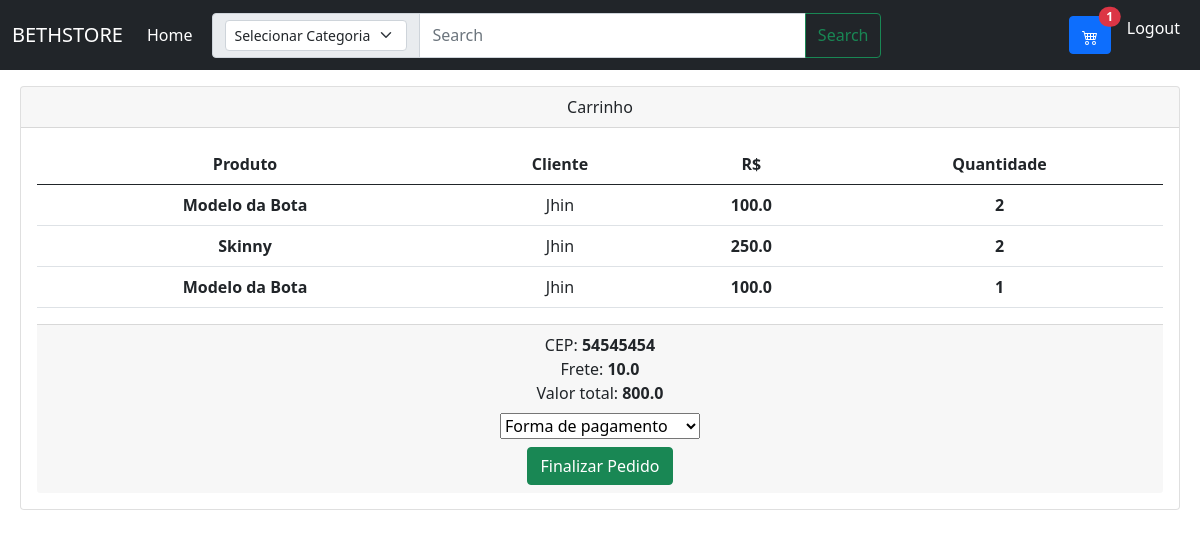
Page /carrinho (signed in) on the committed database.
### app/models/tables.py (models this page shows)
class Carrinho(db.Model):
    id = db.Column(db.Integer, primary_key = True, autoincrement = True)
    quantidade = db.Column(db.Integer)
    valor_frete = db.Column(db.Float)
    previsao_entrega = db.Column(db.Integer)
    id_cliente = db.Column(db.Integer, db.ForeignKey("cliente.id"))
    cliente = db.relationship("Cliente", foreign_keys = id_cliente)
    id_produto = db.Column(db.Integer, db.ForeignKey("produto.id"))
    produto = db.relationship("Produto", foreign_keys = id_produto)

class Produto(db.Model):
    id = db.Column(db.Integer, primary_key = True, autoincrement = True)
    marca = db.Column(db.String)
    modelo = db.Column(db.String)
    preco = db.Column(db.Float)
    tamanho = db.Column(db.String)
    quantidade = db.Column(db.Integer)
    inf_tecnica = db.Column(db.String)
    descricao = db.Column(db.String)
    id_imagem = db.Column(db.Integer, db.ForeignKey("imagem.id"))
    imagem = db.relationship("Imagem", foreign_keys = id_imagem)
    id_categoria = db.Column(db.Integer, db.ForeignKey("categoria.id"))
    categoria = db.relationship("Categoria", foreign_keys = id_categoria)

class Cliente(db.Model):
    id  = db.Column(db.Integer, primary_key = True, autoincrement = True)
    nome = db.Column(db.String)
    cpf = db.Column(db.String)
    endereco = db.Column(db.String)
    telefone = db.Column(db.String)
    cep = db.Column(db.String)
    id_usuario = db.Column(db.Integer, db.ForeignKey("usuario.id"))
    usuario = db.relationship("Usuario", foreign_keys = id_usuario)

### app/controllers/carrinhoController.py (the view)
@carrinhoController.route("/carrinho", methods=["GET", "POST"])
@login_required
def carrinho():
    categorias = Categoria.query.all()
    cliente = Cliente.query.filter_by(id_usuario=current_user.id).first()
    id = cliente.id
    carrinho = Carrinho.query.filter_by(id_cliente=id)
    item = Carrinho.query.filter_by(id_cliente=id).first()
    valor = item.valor_frete
    total = 0
    for items in carrinho:
        total = total + (items.produto.preco * items.quantidade)
    return render_template("carrinho.html", usuario = current_user, carrinho=carrinho, categorias=categorias, frete = valor, total = total, cliente=cliente)

### app/__init__.py (called while the page is built)
@login_manager.user_loader
def load_user(id):
    return Usuario.query.get(int(id))

### app/templates/carrinho.html (shortened to what this page needs)
{% extends "base.html" %}
{% block content %}
<div class="card text-center " style="margin-left: 20px; margin-right: 20px">
  <div class="card-header">
    Carrinho
  </div>
  <div class="card-body">
    <table class="table">
      <thead>
        <tr>
          <th scope="col">Produto</th>
          <th scope="col">Cliente</th>
          <th scope="col">R$</th>
          <th scope="col">Quantidade</th>
        </tr>
      </thead>
      <tbody>
        {% for items in carrinho %}
        <tr>
          <th >{{items.produto.modelo}}</th>
          <td>{{items.cliente.nome}}</td>
          <th>{{items.produto.preco}}</th>
          <th>
            {{items.quantidade}}
          </th>
        </tr>
        {% endfor%}
      </tbody>
    </table>
  <div class="card-footer ">
    CEP: <strong>{{cliente.cep}}</strong>
    <div>
      Frete: <strong>{{frete}}</strong>
    </div>
    <div>
      Valor total: <strong>{{total}}</strong>
    </div>
    <form action="" method="post">
      <div class="mt-2">
        <select name="pagamento" style="width: 200px;">
          <option selected value="0">Forma de pagamento</option>
      </select>
      </div>
      <button type="submit" class="btn btn-success mt-2">Finalizar Pedido</button>
    </form>
  </div>
</div>
{% endblock content %}

### rows in the picture
Carrinho: produto.modelo "Modelo da Bota", cliente.nome "Jhin", produto.preco "100.0", quantidade "2", valor_frete "10.0"
Carrinho: produto.modelo "Skinny", cliente.nome "Jhin", produto.preco "250.0", quantidade "2"
Carrinho: produto.modelo "Modelo da Bota", cliente.nome "Jhin", produto.preco "100.0", quantidade "1"
Cliente: cep "54545454"

### other values in the picture
{{ total }} "800.0"
